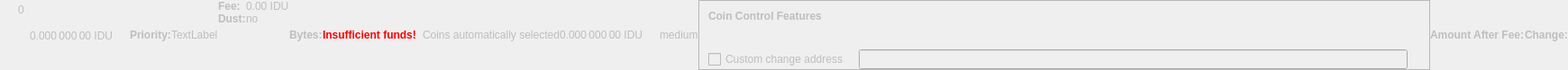
    <widget class="QWidget" name="dummyHideWidget" native="true">
     <property name="enabled">
      <bool>false</bool>
     </property>
     <property name="maximumSize">
      <size>
       <width>100</width>
       <height>22</height>
      </size>
     </property>
     <layout class="QHBoxLayout" name="dummyHideLayout">
      <property name="spacing">
       <number>0</number>
      </property>
      <property name="leftMargin">
       <number>0</number>
      </property>
      <property name="topMargin">
       <number>0</number>
      </property>
      <property name="rightMargin">
       <number>0</number>
      </property>
      <property name="bottomMargin">
       <number>0</number>
      </property>
      <item>
       <layout class="QFormLayout" name="formLayoutCoinControl1">
        <property name="horizontalSpacing">
         <number>10</number>
        </property>
        <property name="verticalSpacing">
         <number>14</number>
        </property>
        <property name="leftMargin">
         <number>10</number>
        </property>
        <property name="topMargin">
         <number>4</number>
        </property>
        <property name="rightMargin">
         <number>6</number>
        </property>
        <item row="0" column="1">
         <widget class="QLabel" name="labelCoinControlBytes">
          <property name="cursor">
           <cursorShape>IBeamCursor</cursorShape>
          </property>
          <property name="contextMenuPolicy">
           <enum>Qt::ActionsContextMenu</enum>
          </property>
          <property name="text">
           <string notr="true">0</string>
          </property>
          <property name="textInteractionFlags">
           <set>Qt::LinksAccessibleByMouse|Qt::TextSelectableByKeyboard|Qt::TextSelectableByMouse</set>
          </property>
         </widget>
        </item>
       </layout>
      </item>
      <item>
       <widget class="QLabel" name="labelCoinControlAfterFee">
        <property name="enabled">
         <bool>false</bool>
        </property>
        <property name="sizePolicy">
         <sizepolicy hsizetype="Fixed" vsizetype="Fixed">
          <horstretch>0</horstretch>
          <verstretch>0</verstretch>
         </sizepolicy>
        </property>
        <property name="minimumSize">
         <size>
          <width>111</width>
          <height>12</height>
         </size>
        </property>
        <property name="maximumSize">
         <size>
          <width>111</width>
          <height>12</height>
         </size>
        </property>
        <property name="cursor">
         <cursorShape>IBeamCursor</cursorShape>
        </property>
        <property name="contextMenuPolicy">
         <enum>Qt::ActionsContextMenu</enum>
        </property>
        <property name="text">
         <string notr="true">0.000 000 00 IDU</string>
        </property>
        <property name="textInteractionFlags">
         <set>Qt::LinksAccessibleByMouse|Qt::TextSelectableByKeyboard|Qt::TextSelectableByMouse</set>
        </property>
       </widget>
      </item>
      <item>
       <widget class="QLabel" name="labelCoinControlPriorityText">
        <property name="enabled">
         <bool>false</bool>
        </property>
        <property name="font">
         <font>
          <weight>75</weight>
          <bold>true</bold>
         </font>
        </property>
        <property name="text">
         <string>Priority:</string>
        </property>
       </widget>
      </item>
      <item>
       <layout class="QHBoxLayout" name="horizontalLayout">
        <item>
         <widget class="QLabel" name="WarningLabel">
          <property name="text">
           <string>TextLabel</string>
          </property>
         </widget>
        </item>
       </layout>
      </item>
      <item>
       <layout class="QFormLayout" name="formLayoutCoinControl3">
        <property name="horizontalSpacing">
         <number>0</number>
        </property>
        <property name="verticalSpacing">
         <number>0</number>
        </property>
        <property name="leftMargin">
         <number>0</number>
        </property>
        <property name="topMargin">
         <number>0</number>
        </property>
        <property name="rightMargin">
         <number>0</number>
        </property>
        <item row="0" column="0">
         <widget class="QLabel" name="labelCoinControlFeeText">
          <property name="enabled">
           <bool>false</bool>
          </property>
          <property name="font">
           <font>
            <weight>75</weight>
            <bold>true</bold>
           </font>
          </property>
          <property name="text">
           <string>Fee:</string>
          </property>
          <property name="margin">
           <number>0</number>
          </property>
         </widget>
        </item>
        <item row="0" column="1">
         <widget class="QLabel" name="labelCoinControlFee">
          <property name="enabled">
           <bool>false</bool>
          </property>
          <property name="cursor">
           <cursorShape>IBeamCursor</cursorShape>
          </property>
          <property name="contextMenuPolicy">
           <enum>Qt::ActionsContextMenu</enum>
          </property>
          <property name="text">
           <string notr="true">0.00 IDU</string>
          </property>
          <property name="textInteractionFlags">
           <set>Qt::LinksAccessibleByMouse|Qt::TextSelectableByKeyboard|Qt::TextSelectableByMouse</set>
          </property>
         </widget>
        </item>
        <item row="1" column="0">
         <widget class="QLabel" name="labelCoinControlLowOutputText">
          <property name="enabled">
           <bool>false</bool>
          </property>
          <property name="font">
           <font>
            <weight>75</weight>
            <bold>true</bold>
           </font>
          </property>
          <property name="text">
           <string>Dust:</string>
          </property>
         </widget>
        </item>
        <item row="1" column="1">
         <widget class="QLabel" name="labelCoinControlLowOutput">
          <property name="enabled">
           <bool>false</bool>
          </property>
          <property name="cursor">
           <cursorShape>IBeamCursor</cursorShape>
          </property>
          <property name="contextMenuPolicy">
           <enum>Qt::ActionsContextMenu</enum>
          </property>
          <property name="text">
           <string>no</string>
          </property>
          <property name="textInteractionFlags">
           <set>Qt::LinksAccessibleByMouse|Qt::TextSelectableByKeyboard|Qt::TextSelectableByMouse</set>
          </property>
         </widget>
        </item>
       </layout>
      </item>
      <item>
       <widget class="QLabel" name="labelCoinControlBytesText">
        <property name="enabled">
         <bool>false</bool>
        </property>
        <property name="font">
         <font>
          <weight>75</weight>
          <bold>true</bold>
         </font>
        </property>
        <property name="text">
         <string>Bytes:</string>
        </property>
       </widget>
      </item>
      <item>
       <layout class="QFormLayout" name="formLayoutCoinControl2">
        <property name="horizontalSpacing">
         <number>0</number>
        </property>
        <property name="verticalSpacing">
         <number>0</number>
        </property>
        <property name="leftMargin">
         <number>0</number>
        </property>
        <property name="topMargin">
         <number>0</number>
        </property>
        <property name="rightMargin">
         <number>0</number>
        </property>
       </layout>
      </item>
      <item>
       <layout class="QHBoxLayout" name="horizontalLayoutCoinControl2">
        <property name="spacing">
         <number>0</number>
        </property>
        <property name="bottomMargin">
         <number>0</number>
        </property>
       </layout>
      </item>
      <item>
       <widget class="QLabel" name="labelCoinControlInsuffFunds">
        <property name="enabled">
         <bool>false</bool>
        </property>
        <property name="minimumSize">
         <size>
          <width>0</width>
          <height>0</height>
         </size>
        </property>
        <property name="font">
         <font>
          <weight>75</weight>
          <bold>true</bold>
         </font>
        </property>
        <property name="styleSheet">
         <string notr="true">color:red;font-weight:bold;</string>
        </property>
        <property name="text">
         <string>Insufficient funds!</string>
        </property>
        <property name="margin">
         <number>5</number>
        </property>
       </widget>
      </item>
      <item>
       <layout class="QFormLayout" name="formLayoutCoinControl4">
        <property name="horizontalSpacing">
         <number>0</number>
        </property>
        <property name="verticalSpacing">
         <number>0</number>
        </property>
        <property name="leftMargin">
         <number>0</number>
        </property>
        <property name="topMargin">
         <number>0</number>
        </property>
        <property name="rightMargin">
         <number>0</number>
        </property>
       </layout>
      </item>
      <item>
       <widget class="QLabel" name="labelCoinControlChangeLabel">
        <property name="enabled">
         <bool>false</bool>
        </property>
        <property name="sizePolicy">
         <sizepolicy hsizetype="Preferred" vsizetype="Expanding">
          <horstretch>0</horstretch>
          <verstretch>0</verstretch>
         </sizepolicy>
        </property>
        <property name="minimumSize">
         <size>
          <width>0</width>
          <height>0</height>
         </size>
        </property>
        <property name="text">
         <string/>
        </property>
        <property name="margin">
         <number>3</number>
        </property>
       </widget>
      </item>
      <item>
       <widget class="QLabel" name="labelCoinControlAutomaticallySelected">
        <property name="enabled">
         <bool>false</bool>
        </property>
        <property name="sizePolicy">
         <sizepolicy hsizetype="Fixed" vsizetype="Fixed">
          <horstretch>0</horstretch>
          <verstretch>0</verstretch>
         </sizepolicy>
        </property>
        <property name="minimumSize">
         <size>
          <width>0</width>
          <height>0</height>
         </size>
        </property>
        <property name="maximumSize">
         <size>
          <width>240</width>
          <height>16777215</height>
         </size>
        </property>
        <property name="text">
         <string>Coins automatically selected</string>
        </property>
        <property name="margin">
         <number>5</number>
        </property>
       </widget>
      </item>
      <item>
       <widget class="QLabel" name="labelCoinControlChange">
        <property name="enabled">
         <bool>false</bool>
        </property>
        <property name="sizePolicy">
         <sizepolicy hsizetype="Fixed" vsizetype="Fixed">
          <horstretch>0</horstretch>
          <verstretch>0</verstretch>
         </sizepolicy>
        </property>
        <property name="minimumSize">
         <size>
          <width>111</width>
          <height>0</height>
         </size>
        </property>
        <property name="maximumSize">
         <size>
          <width>111</width>
          <height>16777215</height>
         </size>
        </property>
        <property name="cursor">
         <cursorShape>IBeamCursor</cursorShape>
        </property>
        <property name="contextMenuPolicy">
         <enum>Qt::ActionsContextMenu</enum>
        </property>
        <property name="text">
         <string notr="true">0.000 000 00 IDU</string>
        </property>
        <property name="textInteractionFlags">
         <set>Qt::LinksAccessibleByMouse|Qt::TextSelectableByKeyboard|Qt::TextSelectableByMouse</set>
        </property>
       </widget>
      </item>
      <item>
       <widget class="QLabel" name="labelCoinControlPriority">
        <property name="enabled">
         <bool>false</bool>
        </property>
        <property name="cursor">
         <cursorShape>IBeamCursor</cursorShape>
        </property>
        <property name="contextMenuPolicy">
         <enum>Qt::ActionsContextMenu</enum>
        </property>
        <property name="text">
         <string>medium</string>
        </property>
        <property name="textInteractionFlags">
         <set>Qt::LinksAccessibleByMouse|Qt::TextSelectableByKeyboard|Qt::TextSelectableByMouse</set>
        </property>
       </widget>
      </item>
      <item>
       <widget class="QFrame" name="frameCoinControl">
        <property name="sizePolicy">
         <sizepolicy hsizetype="Expanding" vsizetype="Expanding">
          <horstretch>0</horstretch>
          <verstretch>0</verstretch>
         </sizepolicy>
        </property>
        <property name="maximumSize">
         <size>
          <width>16777215</width>
          <height>16777215</height>
         </size>
        </property>
        <property name="frameShape">
         <enum>QFrame::StyledPanel</enum>
        </property>
        <property name="frameShadow">
         <enum>QFrame::Sunken</enum>
        </property>
        <layout class="QVBoxLayout" name="verticalLayoutCoinControl2_2">
         <property name="spacing">
          <number>0</number>
         </property>
         <property name="leftMargin">
          <number>0</number>
         </property>
         <property name="topMargin">
          <number>0</number>
         </property>
         <property name="rightMargin">
          <number>0</number>
         </property>
         <property name="bottomMargin">
          <number>0</number>
         </property>
         <item>
          <layout class="QVBoxLayout" name="verticalLayoutCoinControl" stretch="0,0,0,1">
           <property name="spacing">
            <number>0</number>
           </property>
           <property name="leftMargin">
            <number>10</number>
           </property>
           <property name="topMargin">
            <number>10</number>
           </property>
           <item>
            <layout class="QHBoxLayout" name="horizontalLayoutCoinControl1">
             <property name="bottomMargin">
              <number>15</number>
             </property>
             <item>
              <widget class="QLabel" name="labelCoinControlFeatures">
               <property name="enabled">
                <bool>false</bool>
               </property>
               <property name="sizePolicy">
                <sizepolicy hsizetype="Preferred" vsizetype="Maximum">
                 <horstretch>0</horstretch>
                 <verstretch>0</verstretch>
                </sizepolicy>
               </property>
               <property name="font">
                <font>
                 <weight>75</weight>
                 <bold>true</bold>
                </font>
               </property>
               <property name="styleSheet">
                <string notr="true">font-weight:bold;</string>
               </property>
               <property name="text">
                <string>Coin Control Features</string>
               </property>
              </widget>
             </item>
            </layout>
           </item>
           <item>
            <widget class="QWidget" name="widgetCoinControl" native="true">
             <property name="sizePolicy">
              <sizepolicy hsizetype="Preferred" vsizetype="Preferred">
               <horstretch>0</horstretch>
               <verstretch>0</verstretch>
              </sizepolicy>
             </property>
             <property name="minimumSize">
              <size>
               <width>0</width>
               <height>0</height>
              </size>
             </property>
             <property name="styleSheet">
              <string notr="true"/>
             </property>
             <layout class="QHBoxLayout" name="horizontalLayoutCoinControl5_2">
              <property name="leftMargin">
               <number>0</number>
              </property>
              <property name="topMargin">
               <number>0</number>
              </property>
              <property name="rightMargin">
               <number>0</number>
              </property>
              <property name="bottomMargin">
               <number>0</number>
              </property>
              <item>
               <layout class="QHBoxLayout" name="horizontalLayoutCoinControl3">
                <property name="spacing">
                 <number>20</number>
                </property>
                <property name="topMargin">
                 <number>0</number>
                </property>
                <property name="bottomMargin">
                 <number>10</number>
                </property>
               </layout>
              </item>
             </layout>
            </widget>
           </item>
           <item>
            <layout class="QHBoxLayout" name="horizontalLayoutCoinControl4" stretch="0,0,0">
             <property name="spacing">
              <number>12</number>
             </property>
             <property name="sizeConstraint">
              <enum>QLayout::SetDefaultConstraint</enum>
             </property>
             <property name="topMargin">
              <number>5</number>
             </property>
             <property name="rightMargin">
              <number>5</number>
             </property>
             <item>
              <widget class="QCheckBox" name="checkBoxCoinControlChange">
               <property name="enabled">
                <bool>false</bool>
               </property>
               <property name="toolTip">
                <string>If this is activated, but the change address is empty or invalid, change will be sent to a newly generated address.</string>
               </property>
               <property name="text">
                <string>Custom change address</string>
               </property>
              </widget>
             </item>
             <item>
              <widget class="QValidatedLineEdit" name="lineEditCoinControlChange">
               <property name="enabled">
                <bool>false</bool>
               </property>
               <property name="sizePolicy">
                <sizepolicy hsizetype="Expanding" vsizetype="Fixed">
                 <horstretch>0</horstretch>
                 <verstretch>0</verstretch>
                </sizepolicy>
               </property>
              </widget>
             </item>
             <item>
              <widget class="QLabel" name="labelCoinControlChangeLabel_2">
               <property name="sizePolicy">
                <sizepolicy hsizetype="Preferred" vsizetype="Expanding">
                 <horstretch>0</horstretch>
                 <verstretch>0</verstretch>
                </sizepolicy>
               </property>
               <property name="minimumSize">
                <size>
                 <width>0</width>
                 <height>0</height>
                </size>
               </property>
               <property name="text">
                <string/>
               </property>
               <property name="margin">
                <number>3</number>
               </property>
              </widget>
             </item>
            </layout>
           </item>
           <item>
            <spacer name="verticalSpacerCoinControl">
             <property name="orientation">
              <enum>Qt::Vertical</enum>
             </property>
             <property name="sizeHint" stdset="0">
              <size>
               <width>800</width>
               <height>1</height>
              </size>
             </property>
            </spacer>
           </item>
          </layout>
         </item>
        </layout>
       </widget>
      </item>
      <item>
       <widget class="QLabel" name="labelCoinControlAfterFeeText">
        <property name="enabled">
         <bool>false</bool>
        </property>
        <property name="minimumSize">
         <size>
          <width>0</width>
          <height>0</height>
         </size>
        </property>
        <property name="maximumSize">
         <size>
          <width>16777215</width>
          <height>16777215</height>
         </size>
        </property>
        <property name="font">
         <font>
          <weight>75</weight>
          <bold>true</bold>
         </font>
        </property>
        <property name="text">
         <string>Amount After Fee:</string>
        </property>
        <property name="alignment">
         <set>Qt::AlignLeading|Qt::AlignLeft|Qt::AlignVCenter</set>
        </property>
        <property name="margin">
         <number>0</number>
        </property>
       </widget>
      </item>
      <item>
       <widget class="QLabel" name="labelCoinControlChangeText">
        <property name="enabled">
         <bool>false</bool>
        </property>
        <property name="sizePolicy">
         <sizepolicy hsizetype="Preferred" vsizetype="Preferred">
          <horstretch>0</horstretch>
          <verstretch>0</verstretch>
         </sizepolicy>
        </property>
        <property name="minimumSize">
         <size>
          <width>0</width>
          <height>0</height>
         </size>
        </property>
        <property name="maximumSize">
         <size>
          <width>16777215</width>
          <height>16777215</height>
         </size>
        </property>
        <property name="font">
         <font>
          <weight>75</weight>
          <bold>true</bold>
         </font>
        </property>
        <property name="text">
         <string>Change:</string>
        </property>
        <property name="alignment">
         <set>Qt::AlignLeading|Qt::AlignLeft|Qt::AlignVCenter</set>
        </property>
       </widget>
      </item>
     </layout>
    </widget>
